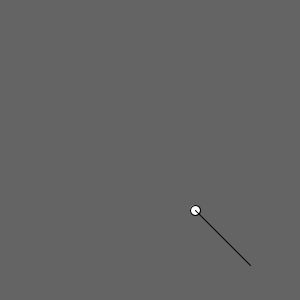
Frame 1 (no input)
Frame 60 (the mouse pressed at the canvas centre just before this capture): identical to frame 1, image omitted
Frame 120 (the mouse held since frame 60 and released just before this capture): identical to frame 1, image omitted

The Processing sketch that drew this single still picture (run headless with seeded random() and noise(); from frame 60 on, the mouse is pressed at the canvas centre):

// Processing sketch: main
// ── main.pde

import java.util.List;
import java.util.ArrayList;


int vertexSize = 10;  // circle size for drawing vertices
float tau = 0.1;
int pause = 0;  // control the mouse
Vector i;
Edge E;

void setup() {
  frameRate(10);
  size(300, 300);
  background(100);
  i = new Vector(45.0, 60.0);
  E = new Edge(78.0, 45.0, i);

}

void draw() {
  translate(width/2, height/2);  // sets the origin of the coordinates in the center of the frame
  background(100);
  E.drawEdge(false);
}

// ── edge.pde
class Edge {
  float length = 0.0;
  float theta = 0.0;
  Vector first = new Vector();

  Edge() {
  }

  Edge(float _length,float _theta, Vector _first) {
    length = _length;
    theta = _theta;
    first = _first;
  }

  Vector last() {
    float dX = length*cos(radians(theta));
    float dY = length*sin(radians(theta));
    Vector last = new Vector(first.x + dX, first.y + dY);
    return last;
  }

  void drawEdge(){
    // Draw First Vertex
    first.drawVertex();
    // Draw Edge
    line(first.x,first.y,this.last().x,this.last().y);
    // Draw Last Vertex
    this.last().drawVertex();
  }
  void drawEdge(boolean drawLast){
    // Draw First Vertex
    first.drawVertex();
    // Draw Edge
    line(first.x,first.y,this.last().x,this.last().y);
    if (drawLast) {
      // Draw Last Vertex
      this.last().drawVertex();
    }
  }
  void drawEdge(boolean drawFirst, boolean drawLast){
    if (drawFirst) {
      // Draw First Vertex
      first.drawVertex();
    }
    // Draw Edge
    line(first.x,first.y,this.last().x,this.last().y);
    if (drawLast) {
      // Draw Last Vertex
      this.last().drawVertex();
    }
  }
}

// ── edgedcurve.pde
class EdgedCurve {
  Float mainAngle;
  List<Edge> edges = new ArrayList<Edge>();

  void drawEdgedCurve() {
      int n = edges.size();
      Edge current;
      for(int i = 0 ; i < n ; ++i) {
        current = edges.get(i);
        current.drawEdge();
      }
  }

  void shift(ArrayList<Edge> shifts) {

  }

}

// ── vector.pde
class Vector {
  float x = 0.0;
  float y = 0.0;

  Vector() {
  }

  Vector(float xi,float yi) {
    x = xi;
    y = yi;
  }

  void add(Vector v) {
    x += v.x;
    y += v.y;
  }
  void sub(Vector v) {
    x-= v.x;
    y-= v.y;
  }

  void mult(float c) {
    x = x*c;
    y = y*c;
  }

  float det(Vector v) {
    return (x * v.y - y *v.x);
  }

  float scal(Vector v) {
    return (x * v.x + y *v.y);
  }

  float norm() {
    return(sqrt((x*x+y*y)));
  }

  float normsq() {
    return((x*x+y*y));
  }

  void normalize() {
    float mag = sqrt ((float)(x*x+y*y));
    x = x/mag;
    y= y/mag;
  }

  void rot() {
    float u, v;
    u=x;
    v=y;
    x= -v;
    y = u;
  }

  void drawVertex(){
    ellipse((float)x,(float)y,vertexSize,vertexSize);
  }
}
